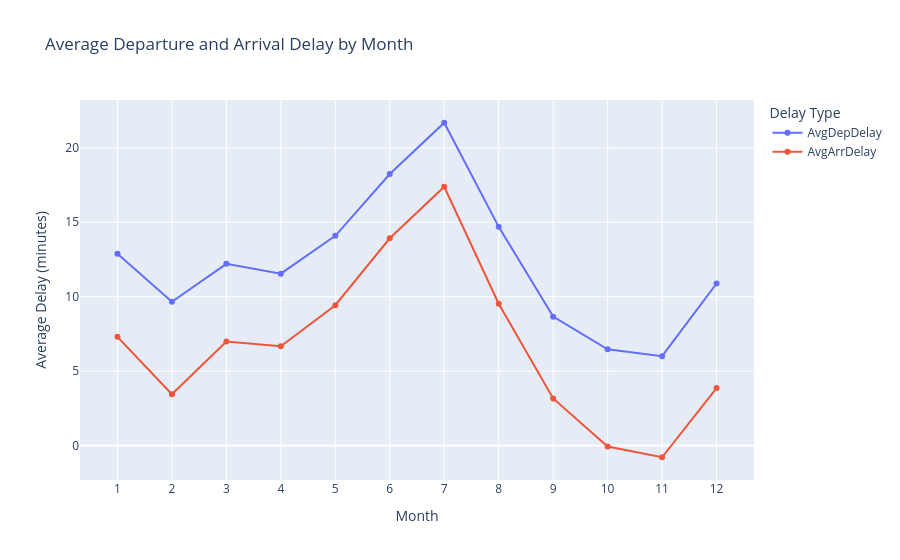

Source (notebook cell):
### Markdown cell above
#### Average Delay by Month

Goal: Identify which months experience the highest and lowest average departure and arrival delays to uncover seasonal trends in flight performance.

### Code cell
from pyspark.sql import functions as F
import plotly.express as px

# Compute monthly average delays for both departure and arrival
avg_delay_by_month = (
    df.groupBy("Month")
      .agg(
          F.avg("DepDelay").alias("AvgDepDelay"),
          F.avg("ArrDelay").alias("AvgArrDelay"),
          F.count("*").alias("FlightCount")
      )
      .orderBy("Month")
)

# Convert aggregated data (12 rows) to Pandas for plotting
avg_delay_month_pdf = avg_delay_by_month.toPandas()

# Plot line chart for monthly delay trends
fig = px.line(
    avg_delay_month_pdf,
    x="Month",
    y=["AvgDepDelay", "AvgArrDelay"],
    markers=True,
    title="Average Departure and Arrival Delay by Month",
    labels={"value": "Average Delay (minutes)", "Month": "Month", "variable": "Delay Type"}
)
fig.update_layout(xaxis=dict(dtick=1))
fig.show()

### Figure 1 — Plotly figure (JSON) as saved in the notebook; plotly's stock layout.template omitted (floating-point values rounded to 4 significant figures)
{"data": [{"hovertemplate": "Delay Type=AvgDepDelay<br>Month=%{x}<br>Average Delay (minutes)=%{y}<extra></extra>", "legendgroup": "AvgDepDelay", "line": {"color": "#636efa", "dash": "solid"}, "marker": {"symbol": "circle"}, "mode": "lines+markers", "name": "AvgDepDelay", "orientation": "v", "showlegend": true, "type": "scatter", "x": [1, 2, 3, 4, 5, 6, 7, 8, 9, 10, 11, 12], "xaxis": "x", "y": [12.88, 9.661, 12.21, 11.55, 14.09, 18.24, 21.68, 14.69, 8.659, 6.461, 6.006, 10.88], "yaxis": "y"}, {"hovertemplate": "Delay Type=AvgArrDelay<br>Month=%{x}<br>Average Delay (minutes)=%{y}<extra></extra>", "legendgroup": "AvgArrDelay", "line": {"color": "#EF553B", "dash": "solid"}, "marker": {"symbol": "circle"}, "mode": "lines+markers", "name": "AvgArrDelay", "orientation": "v", "showlegend": true, "type": "scatter", "x": [1, 2, 3, 4, 5, 6, 7, 8, 9, 10, 11, 12], "xaxis": "x", "y": [7.303, 3.447, 6.986, 6.675, 9.424, 13.92, 17.38, 9.525, 3.162, -0.06106, -0.7866, 3.864], "yaxis": "y"}], "layout": {"legend": {"title": {"text": "Delay Type"}, "tracegroupgap": 0}, "title": {"text": "Average Departure and Arrival Delay by Month"}, "xaxis": {"anchor": "y", "domain": [0, 1], "dtick": 1, "title": {"text": "Month"}}, "yaxis": {"anchor": "x", "domain": [0, 1], "title": {"text": "Average Delay (minutes)"}}}}
